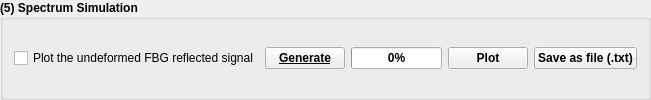
        <widget class="QGroupBox" name="groupBox_8">
         <property name="sizePolicy">
          <sizepolicy hsizetype="Preferred" vsizetype="Maximum">
           <horstretch>0</horstretch>
           <verstretch>0</verstretch>
          </sizepolicy>
         </property>
         <property name="font">
          <font>
           <weight>75</weight>
           <bold>true</bold>
          </font>
         </property>
         <property name="title">
          <string>(5) Spectrum Simulation</string>
         </property>
         <layout class="QGridLayout" name="gridLayout_37">
          <item row="0" column="0">
           <layout class="QGridLayout" name="gridLayout_26">
            <item row="0" column="0" colspan="2">
             <widget class="QCheckBox" name="checkBox_UndeformedSignal">
              <property name="font">
               <font>
                <weight>50</weight>
                <bold>false</bold>
               </font>
              </property>
              <property name="text">
               <string>Plot the undeformed FBG reflected signal</string>
              </property>
             </widget>
            </item>
            <item row="0" column="4">
             <widget class="QPushButton" name="pushButton_PlotOSA">
              <property name="text">
               <string>Plot</string>
              </property>
             </widget>
            </item>
            <item row="0" column="2">
             <widget class="QPushButton" name="pushButton_OSAGenerate">
              <property name="font">
               <font>
                <underline>true</underline>
               </font>
              </property>
              <property name="text">
               <string>Generate</string>
              </property>
             </widget>
            </item>
            <item row="0" column="3">
             <widget class="QProgressBar" name="progressBar">
              <property name="value">
               <number>0</number>
              </property>
              <property name="invertedAppearance">
               <bool>false</bool>
              </property>
             </widget>
            </item>
            <item row="0" column="5">
             <widget class="QPushButton" name="pushButton_SaveasFileOSA">
              <property name="text">
               <string>Save as file (.txt)</string>
              </property>
             </widget>
            </item>
           </layout>
          </item>
         </layout>
        </widget>
